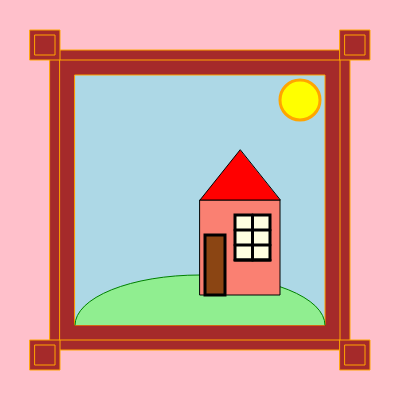
Frame 1 (no input)
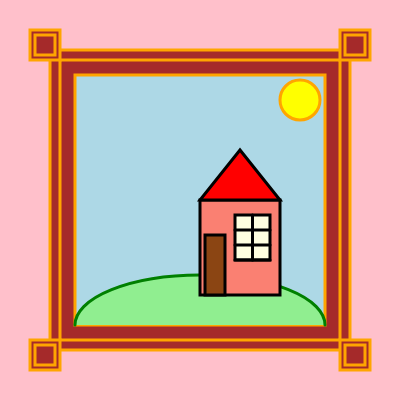
Frame 60 (no input)
Frame 120 (the mouse pressed at the canvas centre since frame 60): identical to frame 60, image omitted

The p5.js sketch that drew these frames (run headless with seeded random() and noise() and a simulated clock; from frame 60 on, the mouse is pressed at the canvas centre):

// p5.js sketch
// ── sketch.js
function setup() {
  createCanvas(400, 400);
}

function draw() {
  background('pink');
  fill('brown')
  stroke('orange')
  square(50,50, 300)
  square(60,60,280)
  square(30,30,30)
  square(35,35,20)
  square(340,30,30)
  square(345,35,20)
  square(30,340,30)
  square(35,345,20)
  square(340,340,30)
  square(345,345,20)

  
  fill('lightblue')
  stroke('orange')
  square(75,75, 250)

  fill('lightgreen')
  stroke('green')
  arc(200,325, 250,100, PI, TWO_PI)

  fill('salmon')
  stroke('black')
  rect(200,200,80,95)

  fill('red')
  stroke('black')
  triangle(240, 150, 200, 200, 280, 200)

  fill('yellow')
  stroke('orange')
  strokeWeight(3)
  circle(300,100,40,400)

  // door on the left
fill('saddlebrown')
stroke('black')
rect(205, 235, 20, 60)

  // long window on the right
fill('lightyellow')
stroke('black')
rect(235, 215, 35, 45)

  // 4 window lines
line(252.5, 215, 252.5, 260) // vertical middle
line(235, 230, 270, 230)     // top horizontal
line(235, 245, 270, 245)     // middle horizontal
line(235, 260, 270, 260)     // bottom horizontal
  
}
